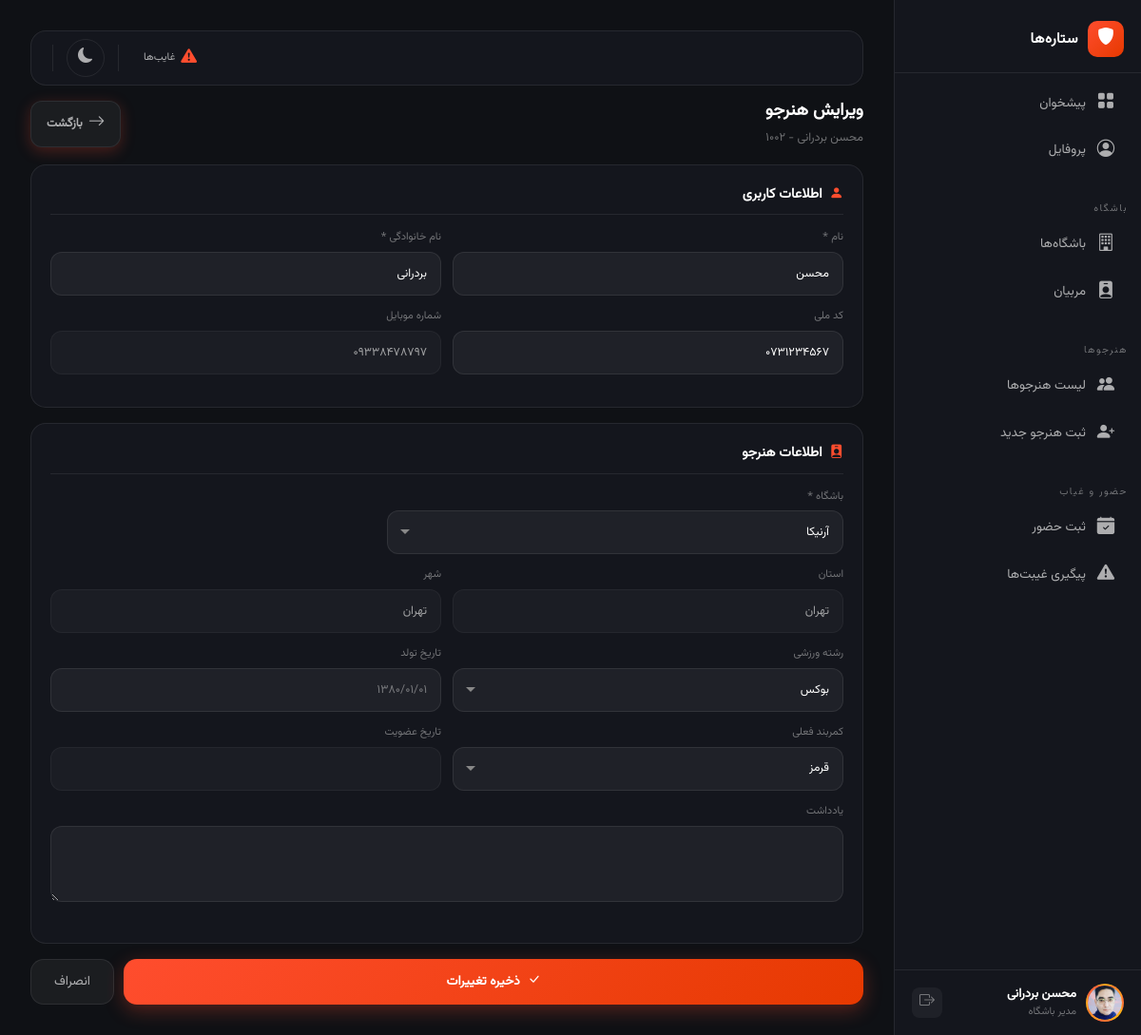
Before: /students/2/edit/ (signed in) with the older database file.
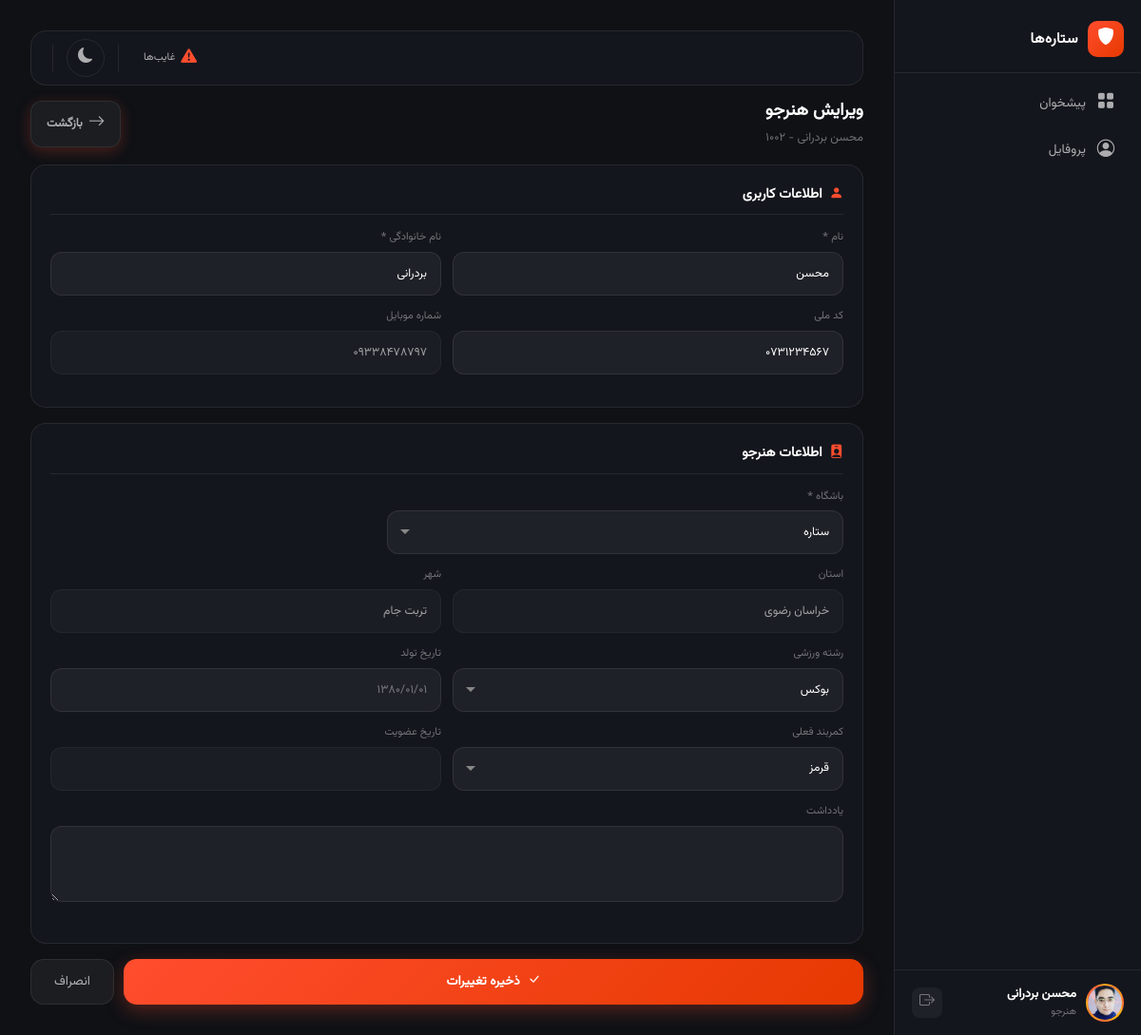
After: the same page with the newer database file.
### apps/clubs/models.py (models this page shows, shortened)
class Club(models.Model):
    name = models.CharField('نام باشگاه', max_length=200)
    sports = models.ManyToManyField('Sport', related_name='clubs', verbose_name='رشته‌های ورزشی', blank=True)
    province = models.ForeignKey(Province, on_delete=models.PROTECT, related_name='clubs', verbose_name='استان')
    city = models.ForeignKey(City, on_delete=models.PROTECT, related_name='clubs', verbose_name='شهر')
    address = models.TextField('آدرس', blank=True, null=True)
    phone = models.CharField('تلفن', max_length=11, blank=True, null=True)
    is_active = models.BooleanField('فعال', default=True)
    created_at = models.DateTimeField('تاریخ ایجاد', auto_now_add=True)
    class Meta:
        verbose_name = 'باشگاه'
        verbose_name_plural = 'باشگاه‌ها'

class Province(models.Model):
    name = models.CharField('استان', max_length=100)
    class Meta:
        verbose_name = 'استان'
        verbose_name_plural = 'استان‌ها'

class City(models.Model):
    province = models.ForeignKey(Province, on_delete=models.CASCADE, related_name='cities', verbose_name='استان')
    name = models.CharField('شهر', max_length=100)
    class Meta:
        verbose_name = 'شهر'
        verbose_name_plural = 'شهرها'

### apps/students/views.py (the view, shortened to what this page needs)
# urls.py: path('<int:pk>/edit/', views.StudentEditView.as_view(), name='student_edit'),
class StudentEditView(LoginRequiredMixin, View):
    def get(self, request, pk):
        student = get_object_or_404(Student, pk=pk)
        club_id = request.GET.get('club', student.club_id)
        selected_club = Club.objects.get(pk=club_id) if Club.objects.filter(pk=club_id).exists() else student.club
        clubs = Club.objects.filter(is_active=True)
        sports = Sport.objects.all()
        belts = Student.BELTS
        return render(request, 'students/student_edit.html', {
            'student': student,
            'clubs': clubs,
            'sports': sports,
            'belts': belts,
            'selected_club': selected_club,
        })

### apps/accounts/models.py (called while the page is built)
    def get_full_name(self):
        return f'{self.first_name} {self.last_name}'

### apps/core/context_processors.py (called while the page is built)
def site_settings(request):
    return {'site_settings': SiteSetting.get_settings()}

### apps/core/models.py (called while the page is built)
    @classmethod
    def get_settings(cls):
        obj, created = cls.objects.get_or_create(pk=1)
        return obj

### templates/students/student_edit.html (shortened to what the changed rows need)
{% extends 'base.html' %}
{% load static %}
{% load jformat %}
{% block content %}
<div class="dashboard-layout">
    {% include 'partials/_sidebar.html' %}
    <main class="dashboard-main">
        <div class="page-header animate__animated animate__fadeIn">
            <div>
                <h1 class="page-title">ویرایش هنرجو</h1>
            </div>
        </div>
        <form method="post">
            <div class="form-section animate__animated animate__fadeInUp">
                <div class="form-group"><label>باشگاه *</label>
                    <select name="club" class="input-glass" hx-get="{% url 'clubs:club_info_partial' %}" hx-trigger="change" hx-target="#provinceCityInfo" hx-swap="innerHTML" hx-include="this">
                        {% for c in clubs %}<option value="{{ c.id }}" {% if c.id == selected_club.id %}selected{% endif %}>{{ c.name }}</option>{% endfor %}
                    </select>
                </div>
                <div id="provinceCityInfo" class="form-row">
                    <div class="form-group"><label>استان</label><input type="text" class="input-glass" value="{{ selected_club.province.name }}" readonly></div>
                    <div class="form-group"><label>شهر</label><input type="text" class="input-glass" value="{{ selected_club.city.name }}" readonly></div>
                </div>
            </div>
        </form>
    </main>
</div>
{% endblock %}

### templates/partials/_sidebar.html (shortened to what this page needs)
{% load static %}
<aside class="dashboard-sidebar">
    <div class="sidebar-logo">
        <div class="logo-sm"><i class="bi bi-shield-fill"></i></div>
        <span class="logo-text">{{ site_settings.gym_name|default:"ستاره‌ها" }}</span>
    </div>
    <div class="sidebar-menu-wrapper">
        <ul class="sidebar-nav">
            <li><a href="{% url 'accounts:dashboard' %}" class="{% if request.resolver_match.url_name == 'dashboard' %}active{% endif %}"><i class="bi bi-grid-fill"></i> پیشخوان</a></li>
            <li><a href="{% url 'accounts:profile' %}" class=""><i class="bi bi-person-circle"></i> پروفایل</a></li>
        </ul>
        {% if user.is_super_manager or user.is_club_manager or user.is_instructor %}
        <div class="sidebar-category">باشگاه</div>
        <ul class="sidebar-nav">
            <li><a href="{% url 'clubs:club_list' %}" class=""><i class="bi bi-building"></i> باشگاه‌ها</a></li>
            <li><a href="{% url 'clubs:coach_list' %}" class=""><i class="bi bi-person-badge-fill"></i> مربیان</a></li>
        </ul>
        <div class="sidebar-category">هنرجوها</div>
        <ul class="sidebar-nav">
            <li><a href="{% url 'students:student_list' %}" class="{% if request.resolver_match.url_name == 'student_list' %}active{% endif %}"><i class="bi bi-people-fill"></i> لیست هنرجوها</a></li>
            <li><a href="{% url 'students:student_add' %}" class="{% if request.resolver_match.url_name == 'student_add' %}active{% endif %}"><i class="bi bi-person-plus-fill"></i> ثبت هنرجو جدید</a></li>
        </ul>
        <div class="sidebar-category">حضور و غیاب</div>
        <ul class="sidebar-nav">
            <li><a href="{% url 'students:attendance' %}" class="{% if request.resolver_match.url_name == 'attendance' %}active{% endif %}"><i class="bi bi-calendar-check-fill"></i> ثبت حضور</a></li>
            <li><a href="{% url 'students:absentees' %}" class="{% if request.resolver_match.url_name == 'absentees' %}active{% endif %}"><i class="bi bi-exclamation-triangle-fill"></i> پیگیری غیبت‌ها</a></li>
        </ul>
        {% endif %}
    </div>
    <div class="sidebar-user">
        <div class="user-avatar">
            {% if user.avatar %}<img src="{{ user.avatar.url }}" alt="" style="width:100%;height:100%;object-fit:cover;border-radius:50%;">{% else %}<i class="bi bi-person-fill"></i>{% endif %}
        </div>
        <div class="user-info">
            <div class="user-name">{{ user.get_full_name }}</div>
            <div class="user-role">{% if user.is_super_manager %}مدیر کل{% elif user.is_club_manager %}مدیر باشگاه{% elif user.is_instructor %}مربی{% else %}هنرجو{% endif %}</div>
        </div>
        <form method="post" action="{% url 'accounts:logout' %}">
            {% csrf_token %}<button type="submit" class="logout-btn" title="خروج"><i class="bi bi-box-arrow-right"></i></button>
        </form>
    </div>
</aside>

Changed rows visible on the page:
no longer on this page (row unchanged): Club: province.name "تهران", city.name "تهران"
changed User "محسن بردرانی": is_club_manager True → False (drawn)
now on this page (row edited): Club: province.name "خراسان رضوی", city.name "تربت جام"
Other visible differences:
form field club: "آرنیکا" → "ستاره"
text no longer shown: "باشگاه باشگاه‌ها مربیان هنرجوها لیست هنرجوها ثبت هنرجو جدید حضور و غیاب ثبت حضور پیگیری غیبت‌ها مدیر باشگاه"
text now shown: "هنرجو"
